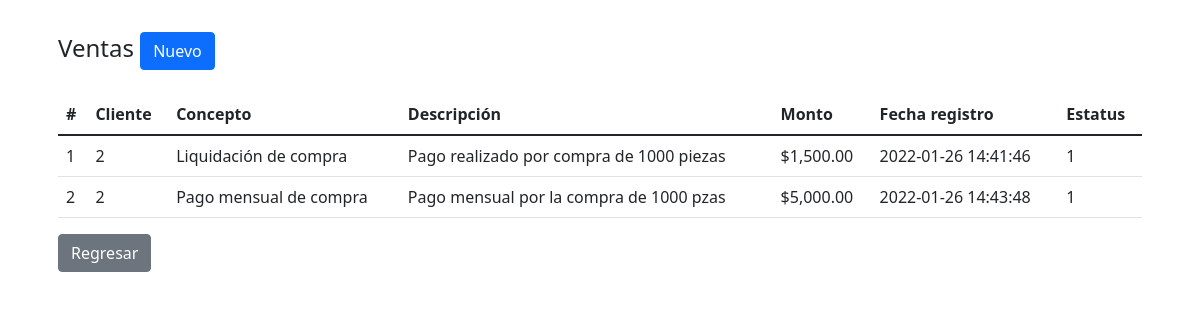
Page /vistas/detalles.php?id_cliente=2 on the committed database.
### tables this page shows
CREATE TABLE `ventas` (
  `id_venta` int(11) NOT NULL,
  `id_cliente` int(11) NOT NULL,
  `concepto` varchar(500) DEFAULT NULL,
  `descripcion` text DEFAULT NULL,
  `monto` varchar(100) NOT NULL,
  `fecha_registro` timestamp NOT NULL DEFAULT current_timestamp(),
  `estatus` tinyint(3) NOT NULL DEFAULT 1
);

### vistas/detalles.php (the view, shortened to what this page needs)
<?php
    $db = new DB();
    $CNX = $db->connect();
    $id = $_GET['id_cliente'];
    $query = $CNX->prepare("SELECT id_venta, id_cliente, concepto, descripcion, monto, fecha_registro, estatus FROM ventas WHERE id_cliente = :id");
    $query->execute(['id' => $id]);
    $result = $query->fetchAll(PDO::FETCH_ASSOC);
?>
<!DOCTYPE html>
<html>
<head>
	<link href="https://cdn.jsdelivr.net/npm/bootstrap@5.1.3/dist/css/bootstrap.min.css" rel="stylesheet">
</head>
<body class="py-3">
    <main class="container contenedor">
        <div class="p-3 rounded">
            <div class="row">
                <div class="col-12">
                    <h4>Ventas
                    	<a href="nuevaVenta.php?id_cliente=<?php echo $id ?>" class="btn btn-primary float-right">Nuevo</a>
                    </h4>
                </div>
            </div>
            <div class="row py-3">
                <div class="col">
                    <table class="table table-border">
                        <thead>
                            <tr>
                                <th>#</th>
                                <th>Cliente</th>
                                <th>Concepto</th>
                                <th>Descripción</th>
                                <th>Monto</th>
                                <th>Fecha registro</th>
                                <th>Estatus</th>
                            </tr>
                        </thead>
                        <tbody>
                            <?php
                            foreach ($result as $row) {
                            ?>
                                <tr>
                                    <td><?php echo $row['id_venta']; ?></td>
                                    <td><?php echo $row['id_cliente']; ?></td>
                                    <td><?php echo $row['concepto']; ?></td>
                                    <td><?php echo $row['descripcion']; ?></td>
                                    <td><?php echo $row['monto']; ?></td>
                                    <td><?php echo $row['fecha_registro']; ?></td>
                                    <td><?php echo $row['estatus']; ?></td>
                                </tr>
                            <?php } ?>
                        </tbody>
                    </table>
                    <div class="col-md-12">
                        <a class="btn btn-secondary" href="../index.php">Regresar</a>
                    </div>
                </div>
            </div>
        </div>
    </main>
</body>
</html>

### rows in the picture
ventas: id_venta "1", id_cliente "2", concepto "Liquidación de compra", descripcion "Pago realizado por compra de 1000 piezas", monto "$1,500.00", fecha_registro "2022-01-26 14:41:46", estatus "1"
ventas: id_venta "2", id_cliente "2", concepto "Pago mensual de compra", descripcion "Pago mensual por la compra de 1000 pzas", monto "$5,000.00", fecha_registro "2022-01-26 14:43:48", estatus "1"
